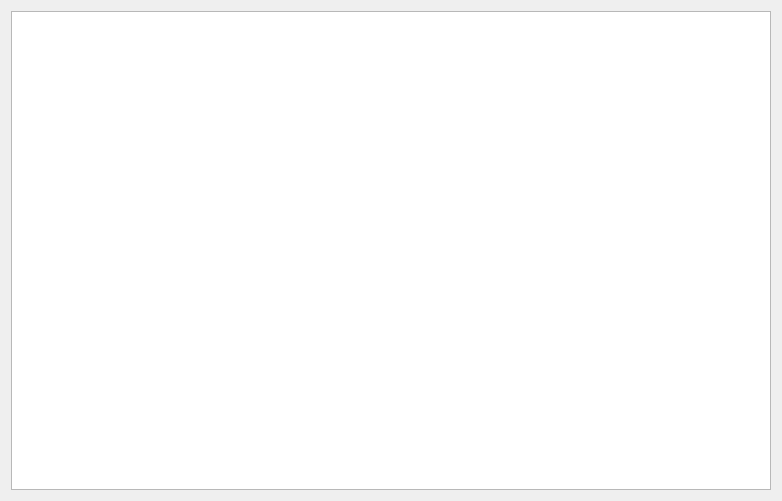
<?xml version="1.0" encoding="UTF-8"?>
<ui version="4.0">
 <class>Listar</class>
 <widget class="QWidget" name="Listar">
  <property name="geometry">
   <rect>
    <x>0</x>
    <y>0</y>
    <width>782</width>
    <height>501</height>
   </rect>
  </property>
  <property name="windowTitle">
   <string>Form</string>
  </property>
  <layout class="QVBoxLayout" name="verticalLayout">
   <item>
    <widget class="QTableWidget" name="tableWidget"/>
   </item>
  </layout>
 </widget>
 <resources/>
 <connections/>
</ui>
